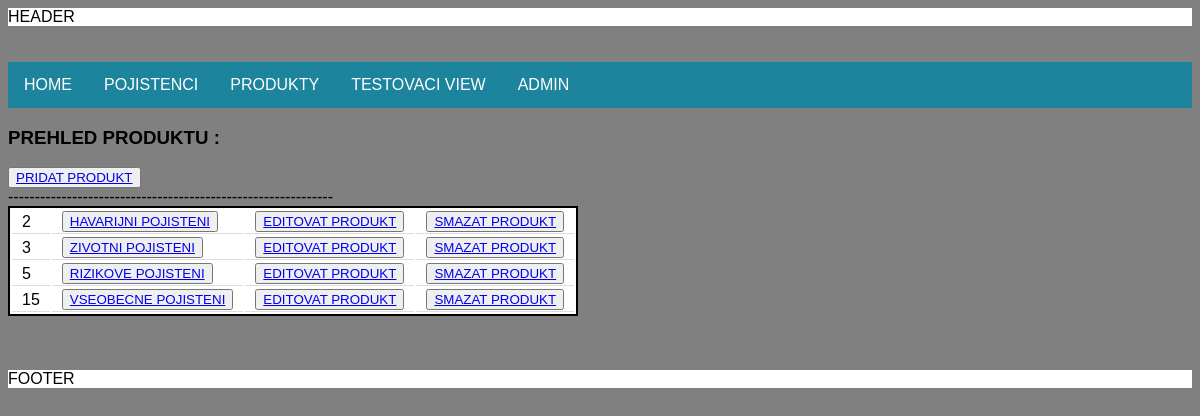
Page /products_list on the committed database.
### insurance_app/models.py (models this page shows)
class Product(models.Model):
    product_name = models.CharField(max_length=120)
    def __str__(self):
        return self.product_name

### insurance_app/views.py (the view)
# urls.py: path('products_list', views.products_list, name="products_list"),
def products_list(request):
    products_list = Product.objects.all()
    return render(request, 'insurance/products_list.html',
                  {'products_list': products_list})

### insurance_app/templates/insurance/products_list.html (shortened to what this page needs)
{% extends 'insurance/base.html'%}
{% load static %}
{% block content %}
<h3>PREHLED PRODUKTU :</h3>
<button><a href="{% url 'add_product' %}">PRIDAT PRODUKT</a></button>
-------------------------------------------------------------
<table>
{% for product in products_list %}
<tr>
    <td>
      {{  product.id  }}
    </td>
    <td>
        <button class="" ><a href="{% url 'show_product' product.id %}">{{ product }}</a></button>
    </td>
    <td>
        <button class="" ><a href="{% url 'update_product' product.id %}">EDITOVAT PRODUKT</a></button>
    </td>
    <td>
        <button class="" ><a href="{% url 'delete_product' product.id %}">SMAZAT PRODUKT</a></button>
    </td>
</tr>
    {% endfor %}
</table>
{% endblock %}

### insurance_app/static/style.css (style rules this page uses)
body { background-color: grey; font-family: Verdana, Geneva, Tahoma, sans-serif; }
table { background-color: rgb(255, 255, 255); border: 2px solid; text-decoration: none; }
tr { border: 1px solid; padding: 5px 15px 5px 15px; border: 1px solid black; border-collapse: collapse; text-decoration: none; }
td { border-bottom: 1px solid #ddd; text-decoration: none; padding-left: 10px; padding-right: 10px; }

### rows in the picture
Product: id "2", product_name "HAVARIJNI POJISTENI"
Product: id "3", product_name "ZIVOTNI POJISTENI"
Product: id "5", product_name "RIZIKOVE POJISTENI"
Product: id "15", product_name "VSEOBECNE POJISTENI"
